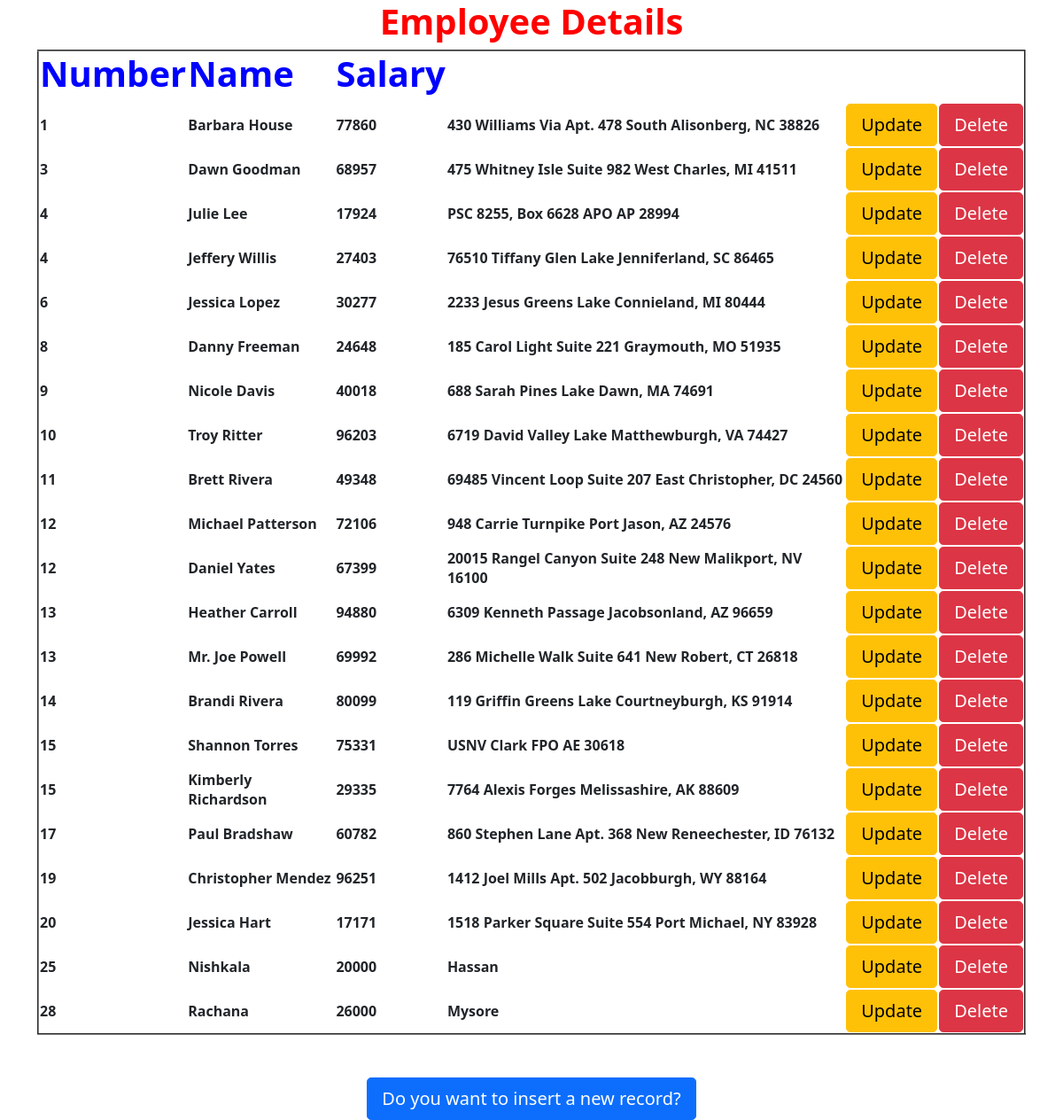
The page / on the database its author committed.
### myApp/models.py (models this page shows)
class Employee(models.Model):
    eno=models.IntegerField()
    ename=models.CharField(max_length=30)
    esal=models.IntegerField()
    eaddr=models.CharField(max_length=100)

### myApp/views.py (the view)
# urls.py: url(r'^$',views.display),
def display(request):
    e=Employee.objects.order_by("eno")
    d={'emp':e}
    return render(request,'myApp/index.html',d)

### templates/myApp/index.html (shortened to what this page needs)
<html>
    {%extends 'myApp/parent.html'%}
        {%block for_child%}
        <h1 style="color:red;"><b>Employee Details</b></h1>
        <table border="2">
            <tr style="color:blue";>
                <th><h1><b>Number</b></h1></th>
                <th><h1><b>Name</b></h1></th>
                <th><h1><b>Salary</b></h1></th>
                <th><h1><b><Address></Address></b></h1></th>
            </tr>
            {%for x in emp%}
            <tr>
                <td><b>{{x.eno}}</b></td>
                <td><b>{{x.ename}}</b></td>
                <td><b>{{x.esal}}</b></td>
                <td><b>{{x.eaddr}}</b></td>
                <td><a href="/update/{{x.id}}" class="btn btn-lg btn-warning">Update</a></td>
                <td><a href="/delete/{{x.id}}" class="btn btn-lg btn-danger">Delete</a></td>
            </tr>
            {%endfor%}
        </table><br><br>
        <a href="/insert" class="btn btn-lg btn-primary">Do you want to insert a new record?</a>
        {%endblock%}

### templates/myApp/parent.html (shortened to what this page needs)
<html>
    <head>
        <link href="https://cdn.jsdelivr.net/npm/bootstrap@5.0.0-beta1/dist/css/bootstrap.min.css" rel="stylesheet">
    </head>
    <body>
        <div class="container" align="center">
            {%block for_child%}
            {%endblock%}
        </div>
    </body>
</html>

### rows shown on the page
Employee: eno "1", ename "Barbara House", esal "77860", eaddr "430 Williams Via Apt. 478 South Alisonberg, NC 38826"
Employee: eno "3", ename "Dawn Goodman", esal "68957", eaddr "475 Whitney Isle Suite 982 West Charles, MI 41511"
Employee: eno "4", ename "Julie Lee", esal "17924", eaddr "PSC 8255, Box 6628 APO AP 28994"
Employee: eno "4", ename "Jeffery Willis", esal "27403", eaddr "76510 Tiffany Glen Lake Jenniferland, SC 86465"
Employee: eno "6", ename "Jessica Lopez", esal "30277", eaddr "2233 Jesus Greens Lake Connieland, MI 80444"
Employee: eno "8", ename "Danny Freeman", esal "24648", eaddr "185 Carol Light Suite 221 Graymouth, MO 51935"
Employee: eno "9", ename "Nicole Davis", esal "40018", eaddr "688 Sarah Pines Lake Dawn, MA 74691"
Employee: eno "10", ename "Troy Ritter", esal "96203", eaddr "6719 David Valley Lake Matthewburgh, VA 74427"
Employee: eno "11", ename "Brett Rivera", esal "49348", eaddr "69485 Vincent Loop Suite 207 East Christopher, DC 24560"
Employee: eno "12", ename "Michael Patterson", esal "72106", eaddr "948 Carrie Turnpike Port Jason, AZ 24576"
Employee: eno "12", ename "Daniel Yates", esal "67399", eaddr "20015 Rangel Canyon Suite 248 New Malikport, NV 16100"
Employee: eno "13", ename "Heather Carroll", esal "94880", eaddr "6309 Kenneth Passage Jacobsonland, AZ 96659"
Employee: eno "13", ename "Mr. Joe Powell", esal "69992", eaddr "286 Michelle Walk Suite 641 New Robert, CT 26818"
Employee: eno "14", ename "Brandi Rivera", esal "80099", eaddr "119 Griffin Greens Lake Courtneyburgh, KS 91914"
Employee: eno "15", ename "Shannon Torres", esal "75331", eaddr "USNV Clark FPO AE 30618"
Employee: eno "15", ename "Kimberly Richardson", esal "29335", eaddr "7764 Alexis Forges Melissashire, AK 88609"
Employee: eno "17", ename "Paul Bradshaw", esal "60782", eaddr "860 Stephen Lane Apt. 368 New Reneechester, ID 76132"
Employee: eno "19", ename "Christopher Mendez", esal "96251", eaddr "1412 Joel Mills Apt. 502 Jacobburgh, WY 88164"
Employee: eno "20", ename "Jessica Hart", esal "17171", eaddr "1518 Parker Square Suite 554 Port Michael, NY 83928"
Employee: eno "25", ename "Nishkala", esal "20000", eaddr "Hassan"
Employee: eno "28", ename "Rachana", esal "26000", eaddr "Mysore"
